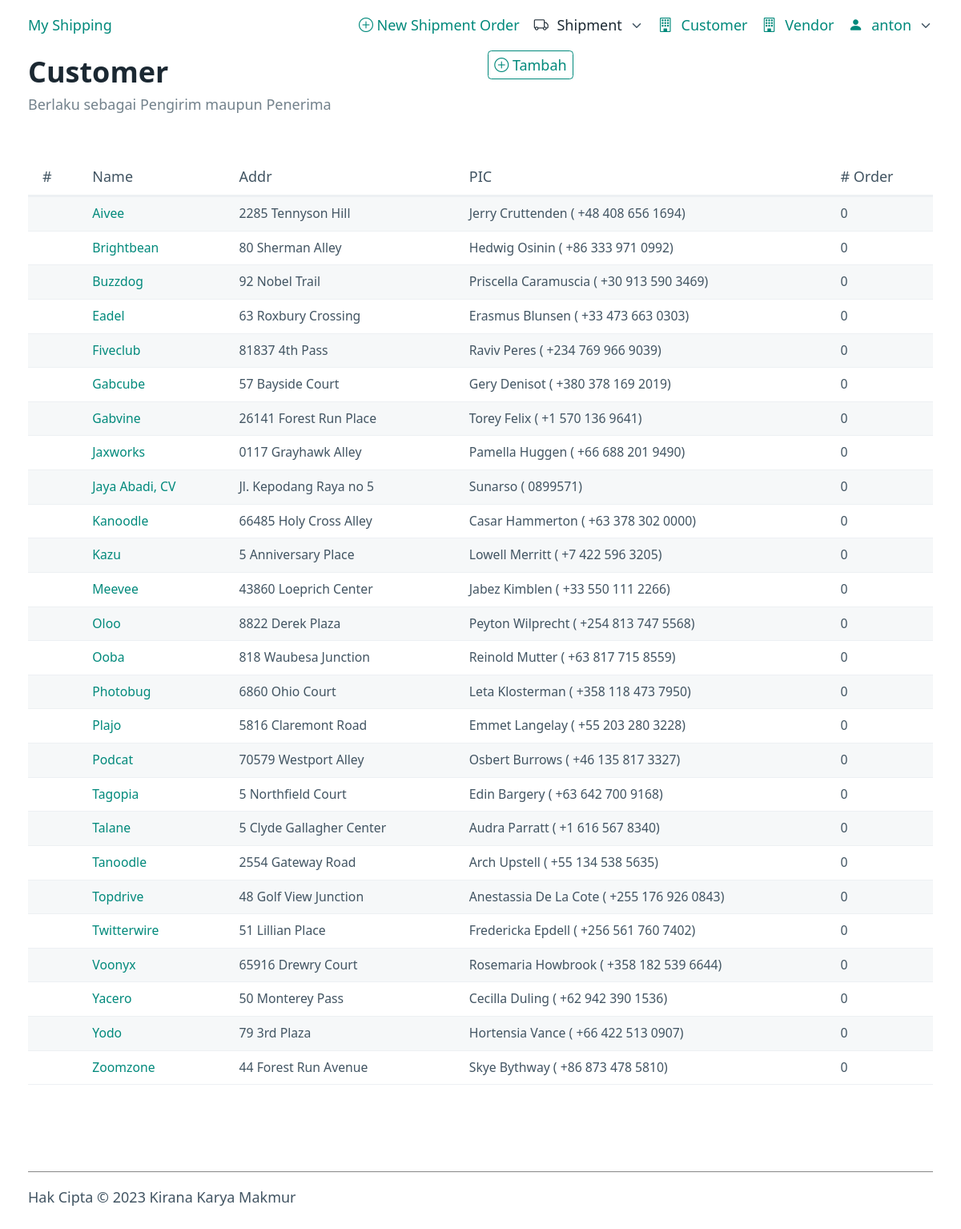
The page /customer (signed in) on the database its author committed.
### app/models.py (models this page shows, shortened)
class BaseModel(db_wrapper.Model):
    pass

class User(UserMixin, BaseModel):
    username = pw.CharField(unique=True)
    password = pw.TextField()
    role = pw.CharField(max_length=1, default='0')
    is_active = pw.BooleanField(default=True)
    created = pw.DateTimeField(default=datetime.datetime.now)
    modified = pw.DateTimeField(null=True)

class Customer(BaseModel):
    name = pw.CharField(max_length=35, unique=True)
    phone = pw.CharField(max_length=35, null=True)
    addr1 = pw.TextField(null=True)
    addr2 = pw.TextField(null=True)
    city = pw.CharField(max_length=50, null=True)
    city_code = pw.CharField(max_length=5)
    zip = pw.CharField(max_length=5, null=True)
    pic_name = pw.CharField(max_length=35, null=True)
    pic_hp = pw.CharField(max_length=20, null=True)
    created = pw.DateTimeField(default=datetime.datetime.now)
    modified = pw.DateTimeField(null=True)

### app/customer/__init__.py (the view)
@bp.route('')
def index():
    customer = Customer.select().order_by(Customer.name.asc())
    if request.args.get('json'):
        ret = []
        for c in customer:
            ret.append(c.to_dict())
        return jsonify(ret)
    return render_template('customer/index.html', customer=customer)

### app/__init__.py (called while the page is built)
@login_manager.user_loader
def load_user(user_id):
    try:
        return User.get_by_id(user_id)
    except:
        return None

### app/templates/customer/index.html
{% extends 'base.html' %}
{% block content %}
<div class="grid">
  <hgroup>
    <h1>Customer</h1>
  <p>Berlaku sebagai Pengirim maupun Penerima</p>
  </hgroup>
  <div>
    <a href="/customer/add" role="button" class="outline"><i class="bi bi-plus-circle"></i> Tambah</a>
    <p>&nbsp;</p>
  </div>
</div>
<table role="grid">
  <thead>
    <tr>
      <th scope="col">#</th>
      <th scope="col">Name</th>
      <th scope="col">Addr</th>
      <th scope="col">PIC</th>
      <th scope="col"># Order</th>
    </tr>
  </thead>
  <tbody>
    {% for c in customer %}
    <tr>
      <td></td>
      <td><a href="{{ url_for('customer.show', id=c.id) }}">{{ c.name }}</a></td>
      <td>{{ c.addr1 }}</td>
      <td>{{ c.pic_name }} ( {{ c.pic_hp }})</td>
      <td>0</td>
    </tr>
    {% else %}
    <tr>
      <td colspan="5">Kosong</td>
    </tr>
    {% endfor %}
  </tbody>
</table>
{% endblock %}

### app/templates/base.html (shortened to what this page needs)
<!doctype html>
<html lang="en" data-theme="light">
  <head>
    <link rel="stylesheet" href="/static/css/pico.min.css">
    <link rel="stylesheet" href="/static/css/custom.css">
    <link rel="stylesheet" href="https://cdn.jsdelivr.net/npm/bootstrap-icons@1.10.5/font/bootstrap-icons.css">
  </head>
  <body>
    <div class="container">
      {% if current_user.is_authenticated %}
      <nav>
        <ul>
          <li><a href="/">My Shipping</a></li>
        </ul>
        <ul>
          <li><a href="/shipment/add"><i class="bi bi-plus-circle"></i> New Shipment Order</a></strong></li>
          <li>
            <details role="list">
              <summary aria-haspopup="listbox" role="link" class="contrast"><i class="bi bi-truck" style="margin-right:.6rem"></i>Shipment</summary>
            </details>
          </li>
          <li><a href="/customer"><i class="bi bi-building" style="margin-right:0.6rem"></i>Customer</a></li>
          <li><a href="/vendor"><i class="bi bi-building" style="margin-right:0.6rem"></i>Vendor</a></li>
          <li>
            <details role="list">
              <summary aria-haspopup="listbox" role="link"><i class="bi bi-person-fill" style="margin-right:.6rem"></i> {{ current_user.username }}</summary>
            </details>
          </li>
        </ul>
      </nav>
      {% block content %}
      {% endblock %}
        {% else %}
      <h1>My Shipping</h1>
      <p><a href="/login">Login</a></p>
      {% endif %}
    </div>
    <footer class="container">
      <hgroup>
        <hr style="border-top:solid 1px #888;padding-bottom:1rem;">
        <small>Hak Cipta &copy; 2023 Kirana Karya Makmur</small>
      </hgroup>
    </footer>
  </body>
</html>

### app/static/css/custom.css (style rules this page uses)
[data-theme="light"], :root:not([data-theme="dark"]) { --primary: #00897b; --primary-hover: #00796b; --primary-focus: rgba(0, 137, 123, 0.125); --primary-inverse: #FFF; }
:root { --form-element-active-border-color: var(--primary); --form-element-focus-color: var(--primary-focus); --switch-color: var(--primary-inverse); --switch-checked-background-color: var(--primary); --form-element-spacing-vertical: 0.2rem; --form-element-spacing-horizontal: 0.4rem; --font-weight: 300; }
@media (min-width: 992px) { :root { --font-size: 16px; } }
@media (min-width: 1200px) { :root { --font-size: 18px; } }

### rows shown on the page
User: username "anton"
Customer: name "Aivee", addr1 "2285 Tennyson Hill", pic_name "Jerry Cruttenden", pic_hp "+48 408 656 1694"
Customer: name "Brightbean", addr1 "80 Sherman Alley", pic_name "Hedwig Osinin", pic_hp "+86 333 971 0992"
Customer: name "Buzzdog", addr1 "92 Nobel Trail", pic_name "Priscella Caramuscia", pic_hp "+30 913 590 3469"
Customer: name "Eadel", addr1 "63 Roxbury Crossing", pic_name "Erasmus Blunsen", pic_hp "+33 473 663 0303"
Customer: name "Fiveclub", addr1 "81837 4th Pass", pic_name "Raviv Peres", pic_hp "+234 769 966 9039"
Customer: name "Gabcube", addr1 "57 Bayside Court", pic_name "Gery Denisot", pic_hp "+380 378 169 2019"
Customer: name "Gabvine", addr1 "26141 Forest Run Place", pic_name "Torey Felix", pic_hp "+1 570 136 9641"
Customer: name "Jaxworks", addr1 "0117 Grayhawk Alley", pic_name "Pamella Huggen", pic_hp "+66 688 201 9490"
Customer: name "Jaya Abadi, CV", addr1 "Jl. Kepodang Raya no 5", pic_name "Sunarso", pic_hp "0899571"
Customer: name "Kanoodle", addr1 "66485 Holy Cross Alley", pic_name "Casar Hammerton", pic_hp "+63 378 302 0000"
Customer: name "Kazu", addr1 "5 Anniversary Place", pic_name "Lowell Merritt", pic_hp "+7 422 596 3205"
Customer: name "Meevee", addr1 "43860 Loeprich Center", pic_name "Jabez Kimblen", pic_hp "+33 550 111 2266"
Customer: name "Oloo", addr1 "8822 Derek Plaza", pic_name "Peyton Wilprecht", pic_hp "+254 813 747 5568"
Customer: name "Ooba", addr1 "818 Waubesa Junction", pic_name "Reinold Mutter", pic_hp "+63 817 715 8559"
Customer: name "Photobug", addr1 "6860 Ohio Court", pic_name "Leta Klosterman", pic_hp "+358 118 473 7950"
Customer: name "Plajo", addr1 "5816 Claremont Road", pic_name "Emmet Langelay", pic_hp "+55 203 280 3228"
Customer: name "Podcat", addr1 "70579 Westport Alley", pic_name "Osbert Burrows", pic_hp "+46 135 817 3327"
Customer: name "Tagopia", addr1 "5 Northfield Court", pic_name "Edin Bargery", pic_hp "+63 642 700 9168"
Customer: name "Talane", addr1 "5 Clyde Gallagher Center", pic_name "Audra Parratt", pic_hp "+1 616 567 8340"
Customer: name "Tanoodle", addr1 "2554 Gateway Road", pic_name "Arch Upstell", pic_hp "+55 134 538 5635"
Customer: name "Topdrive", addr1 "48 Golf View Junction", pic_name "Anestassia De La Cote", pic_hp "+255 176 926 0843"
Customer: name "Twitterwire", addr1 "51 Lillian Place", pic_name "Fredericka Epdell", pic_hp "+256 561 760 7402"
Customer: name "Voonyx", addr1 "65916 Drewry Court", pic_name "Rosemaria Howbrook", pic_hp "+358 182 539 6644"
Customer: name "Yacero", addr1 "50 Monterey Pass", pic_name "Cecilla Duling", pic_hp "+62 942 390 1536"
Customer: name "Yodo", addr1 "79 3rd Plaza", pic_name "Hortensia Vance", pic_hp "+66 422 513 0907"
Customer: name "Zoomzone", addr1 "44 Forest Run Avenue", pic_name "Skye Bythway", pic_hp "+86 873 478 5810"
